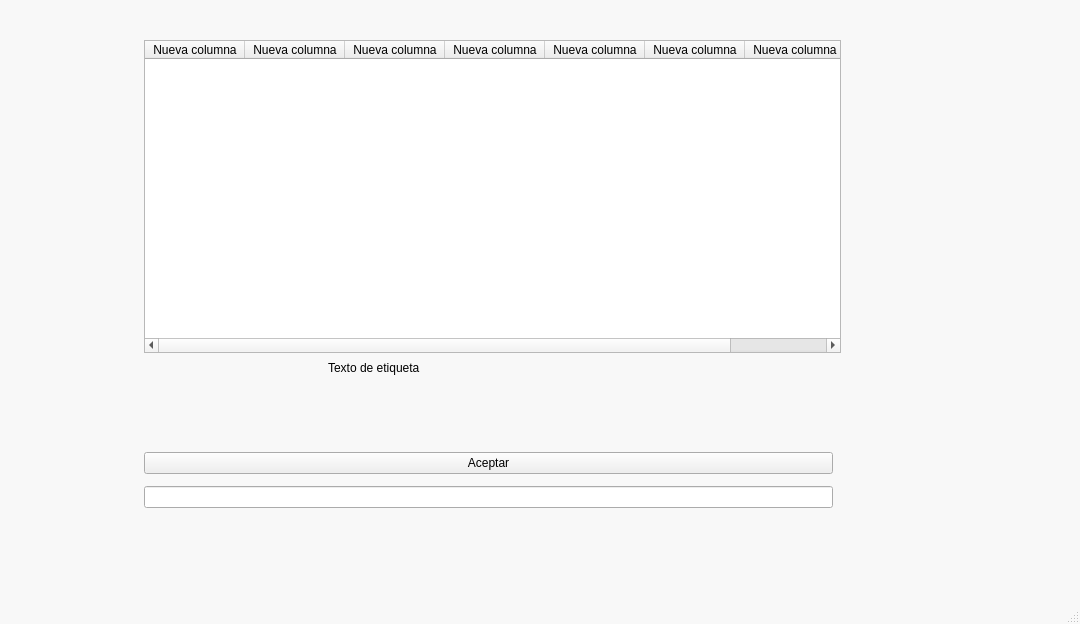
<?xml version="1.0" encoding="UTF-8"?>
<ui version="4.0">
 <class>MainWindow</class>
 <widget class="QMainWindow" name="MainWindow">
  <property name="geometry">
   <rect>
    <x>0</x>
    <y>0</y>
    <width>1080</width>
    <height>624</height>
   </rect>
  </property>
  <property name="windowTitle">
   <string>MainWindow</string>
  </property>
  <property name="autoFillBackground">
   <bool>false</bool>
  </property>
  <property name="styleSheet">
   <string notr="true">QMainWindow{
	background: #f8f8f8;
	color: black
}</string>
  </property>
  <widget class="QWidget" name="centralwidget">
   <widget class="QLabel" name="label">
    <property name="geometry">
     <rect>
      <x>328</x>
      <y>360</y>
      <width>121</width>
      <height>16</height>
     </rect>
    </property>
    <property name="text">
     <string>&lt;html&gt;&lt;head/&gt;&lt;body&gt;&lt;p&gt;Texto de etiqueta&lt;/p&gt;&lt;/body&gt;&lt;/html&gt;</string>
    </property>
   </widget>
   <widget class="QTableWidget" name="tableWidget">
    <property name="geometry">
     <rect>
      <x>144</x>
      <y>40</y>
      <width>697</width>
      <height>313</height>
     </rect>
    </property>
    <column>
     <property name="text">
      <string>Nueva columna</string>
     </property>
    </column>
    <column>
     <property name="text">
      <string>Nueva columna</string>
     </property>
    </column>
    <column>
     <property name="text">
      <string>Nueva columna</string>
     </property>
    </column>
    <column>
     <property name="text">
      <string>Nueva columna</string>
     </property>
    </column>
    <column>
     <property name="text">
      <string>Nueva columna</string>
     </property>
    </column>
    <column>
     <property name="text">
      <string>Nueva columna</string>
     </property>
    </column>
    <column>
     <property name="text">
      <string>Nueva columna</string>
     </property>
    </column>
   </widget>
   <widget class="QWidget" name="verticalLayoutWidget">
    <property name="geometry">
     <rect>
      <x>144</x>
      <y>440</y>
      <width>689</width>
      <height>80</height>
     </rect>
    </property>
    <layout class="QVBoxLayout" name="verticalLayout">
     <property name="spacing">
      <number>0</number>
     </property>
     <property name="leftMargin">
      <number>0</number>
     </property>
     <item>
      <widget class="QPushButton" name="btn_aceptar">
       <property name="text">
        <string>Aceptar</string>
       </property>
      </widget>
     </item>
     <item>
      <widget class="QLineEdit" name="lineEdit"/>
     </item>
    </layout>
   </widget>
  </widget>
  <widget class="QMenuBar" name="menubar">
   <property name="geometry">
    <rect>
     <x>0</x>
     <y>0</y>
     <width>1080</width>
     <height>21</height>
    </rect>
   </property>
  </widget>
  <widget class="QStatusBar" name="statusbar"/>
 </widget>
 <resources/>
 <connections/>
</ui>
